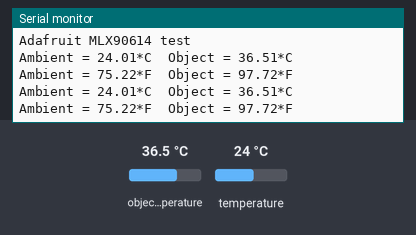
A sketch run on a simulated Arduino Uno, built with avr-gcc and run on an emulated ATmega328P. Parts: the last lines printed to the serial monitor. The test bench sets the inputs (shaded band); at power-on: object temperature 36.5 °C, temperature 24 °C.

Above: at 1.2 s.
1.3 s: object temperature set to 20 °C
At 2.4 s:
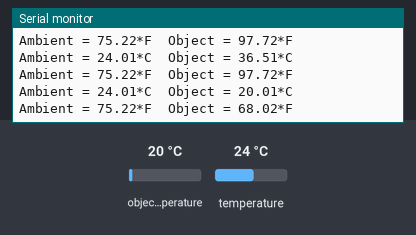
2.8 s: temperature set to 12 °C
At 3.5 s:
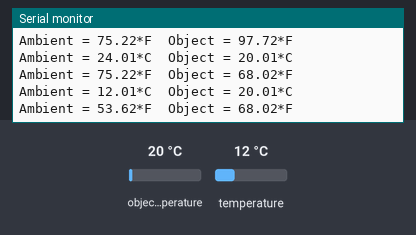
4.3 s: object temperature set to 26 °C
At 5.7 s:
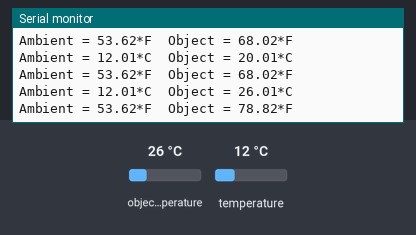
Timing chart, 0 to 7.3 s (numbered marks = the images above; inputs shaded):
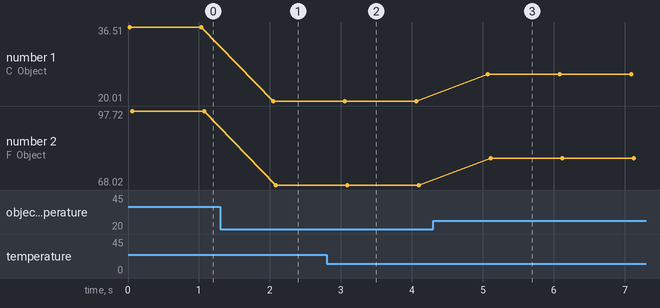

The sketch:

Infrared_temp_sensor_i2c.ino
```cpp
#include <Wire.h>
#include <Adafruit_MLX90614.h>
Adafruit_MLX90614 mlx = Adafruit_MLX90614();

void setup() {
  Serial.begin(9600);
  Serial.println("Adafruit MLX90614 test");
  mlx.begin();
}

void loop() {
  Serial.print("Ambient = "); Serial.print(mlx.readAmbientTempC());
  Serial.print("*C\tObject = "); Serial.print(mlx.readObjectTempC()); Serial.println("*C");
  Serial.print("Ambient = "); Serial.print(mlx.readAmbientTempF());
  Serial.print("*F\tObject = "); Serial.print(mlx.readObjectTempF()); Serial.println("*F");
  Serial.println();
  delay(1000);
}
```

Measured:
- after the input at 1.3 s, the serial monitor: prints a new line after 0.74 s (image 1)
- after the input at 2.8 s, the serial monitor: prints a new line after 0.25 s (image 2)
- after the input at 4.3 s, the serial monitor: prints a new line after 0.77 s (image 3)
- plotted number 1: 36.51 → 20.01 after the input at 1.3 s, 20.01 → 26.01 after the input at 4.3 s
- plotted number 2: 97.72 → 68.02 after the input at 1.3 s, 68.02 → 78.82 after the input at 4.3 s
